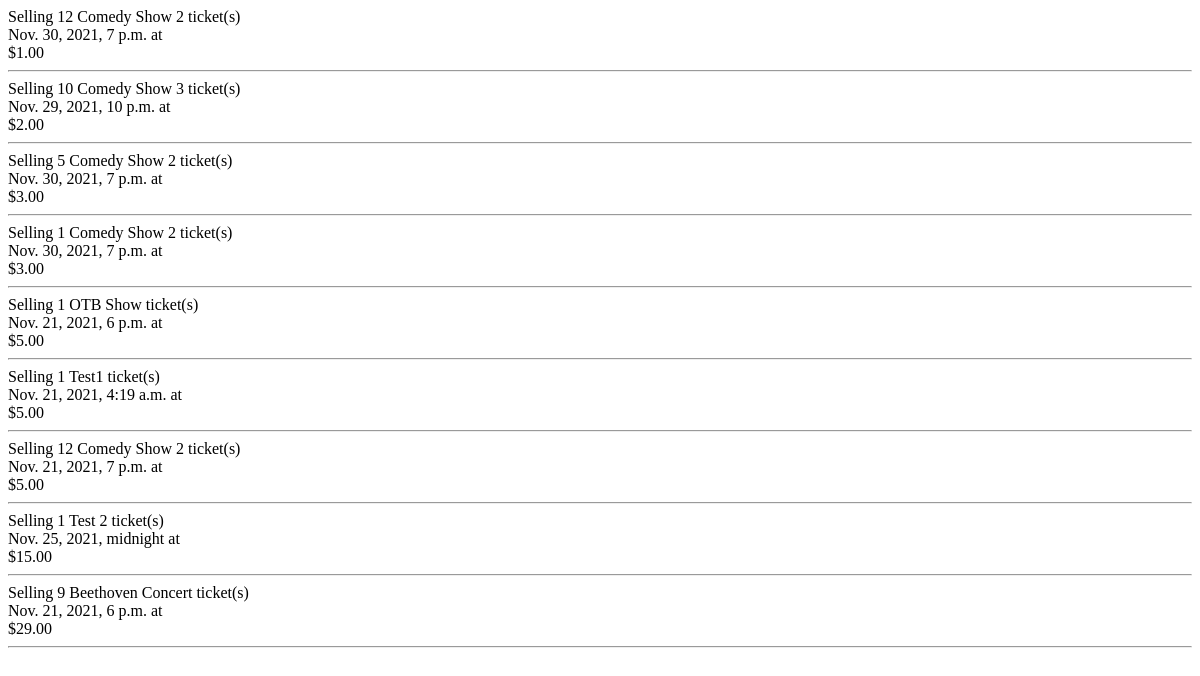
The app's page /tickets/, older data.
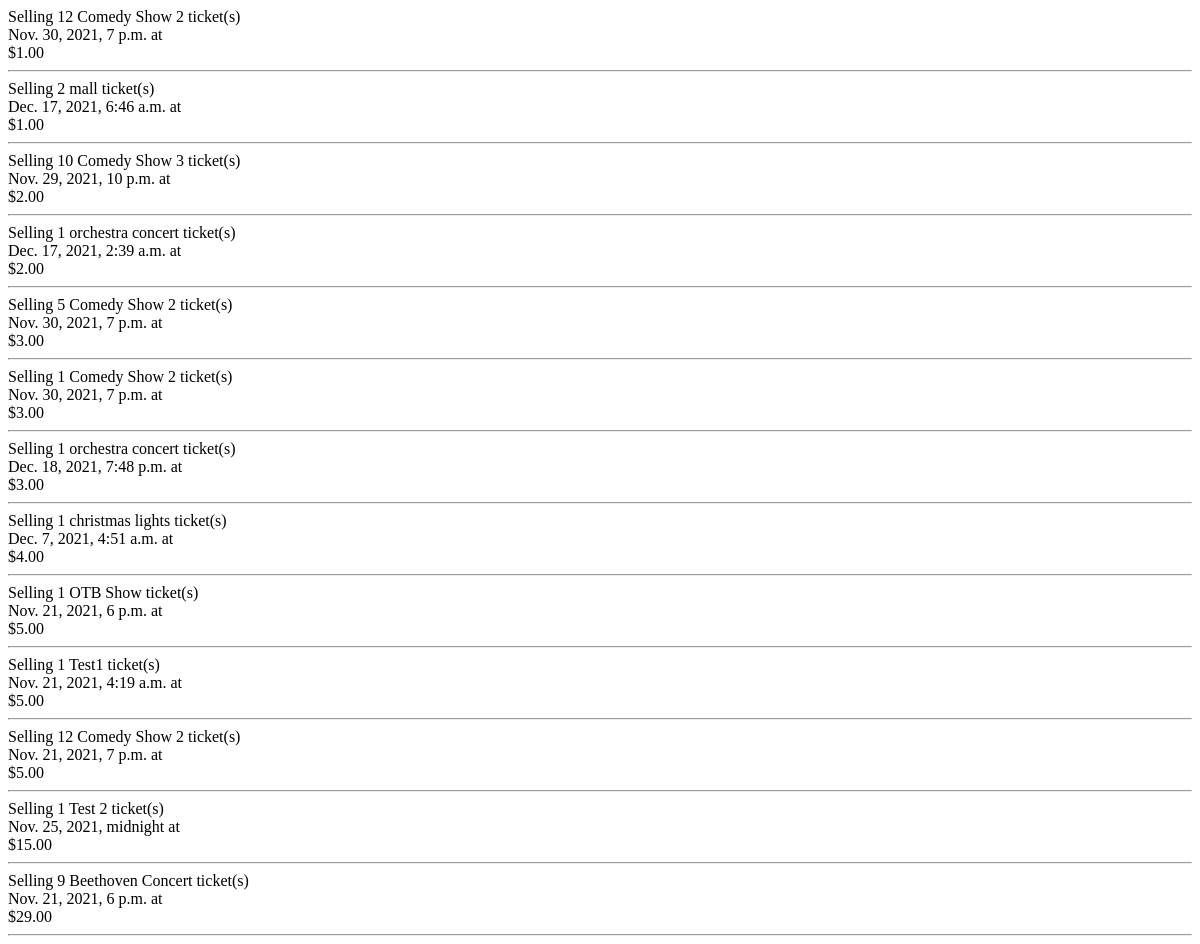
The same page, newer data.
### main/models.py (models this page shows, shortened)
class Ticket(models.Model):
    event = models.ForeignKey(Event, on_delete=models.CASCADE)
    price = models.DecimalField(max_digits=6, decimal_places=2)
    quantity = models.IntegerField(default=1)
    sold = models.BooleanField(default=False)
    seller = models.ForeignKey(User, on_delete=models.CASCADE)

class Event(models.Model):
    name = models.CharField(max_length=100)
    description = models.TextField(max_length=300, blank=True)
    location = models.CharField(max_length=100, blank=True)
    date = models.DateTimeField()
    num_tickets = models.IntegerField(default=0)
    lowest_ticket_price = models.FloatField(default=-1)
    def __str__(self):
        return self.name

### main/views.py (the view)
def tickets_view(request):
    tickets = Ticket.objects.all().order_by("price")
    return render(request, "tickets.html", {"tickets": tickets})

### main/templates/tickets.html
<div class="main">
    {% for ticket in tickets %}
    Selling {{ ticket.quantity }} {{ ticket.event }} ticket(s)<br />
    {{ticket.event.date}} at {{ticket.event.time}}<br />
    ${{ ticket.price }}<br />
    <hr />
    {% endfor %}
</div>

Row changes from the older to the newer data that the page shows:
added Ticket: quantity "2", event "mall", event "Dec. 17, 2021, 6:46 a.m.", price "1.00"
added Ticket: quantity "1", event "orchestra concert", event "Dec. 17, 2021, 2:39 a.m.", price "2.00"
added Ticket: quantity "1", event "orchestra concert", event "Dec. 18, 2021, 7:48 p.m.", price "3.00"
added Ticket: quantity "1", event "christmas lights", event "Dec. 7, 2021, 4:51 a.m.", price "4.00"
